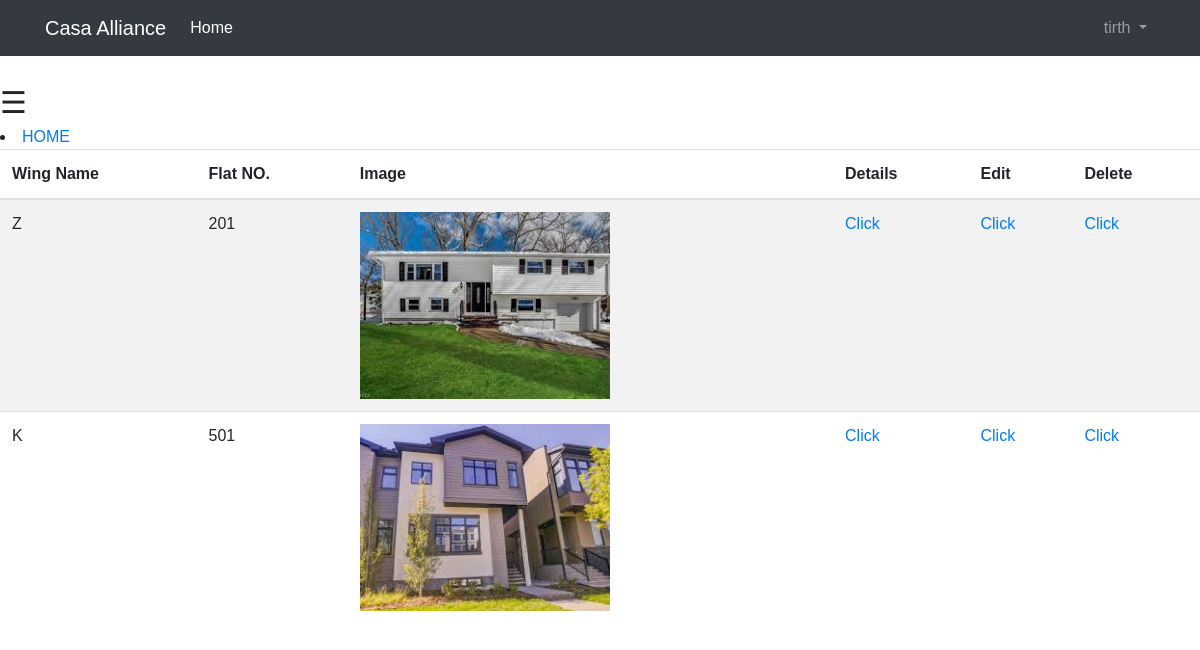
The page /basic_app/property_manage/ (signed in) on the database its author committed.
### basic_app/models.py (models this page shows, shortened)
class Property(models.Model):
    registered_by = models.CharField(max_length=64)
    wing_name = models.CharField(validators=[name_regex], max_length=20)
    flat_no = models.PositiveIntegerField()
    property_for = models.CharField(choices=PROPERTY_FOR, default=1, max_length=64)
    property_type = models.CharField(choices=PROPERTY_TYPE, max_length=64)
    property_BHK = models.PositiveIntegerField(choices=PROPERTY_BHK)
    property_balconies = models.PositiveIntegerField(choices=PROPERTY_BALCONIES)
    property_flor_number = models.PositiveIntegerField(choices=PROPERTY_FLOR_NO)
    property_covered_area = models.PositiveIntegerField()
    property_carpet_area = models.PositiveIntegerField()
    property_price = models.PositiveIntegerField()
    property_owner = models.CharField(validators=[name_regex], max_length=25)
    owner_contact = models.PositiveIntegerField(validators=[mobile_regex])
    mode = models.CharField(choices=MODE, max_length=10)
    property_picture = models.FileField(blank=False)

### basic_app/views.py (the view)
# urls.py: url(r'^property_manage/property_update/(?P<pk>\d+)/$',views.PropertyUpdateView.as_view(),name="property_update"),
@login_required
def property_manage(request):
    if request.user.username == 'sachin':
        obj = models.Property.objects.all()
        if obj:
            return render(request, 'basic_app/property_manage.html', {'list': obj})
        else:
            return HttpResponse('No result found')
    else:
        obj = models.Property.objects.filter(Q(registered_by__icontains=request.user.username))
        if obj:
            return render(request, 'basic_app/property_manage.html', {'list': obj})
        else:
            return HttpResponse('No result found')

### templates/basic_app/property_manage.html
{% extends 'basic_app/base.html' %}
{% block body_block %}
<li><a href="{% url 'basic_app:property_home' %}">HOME</a></li>
    <table class="table table-striped">
  <thead>
    <tr>
      <th>Wing Name</th>
        <th>Flat NO.</th>
      <th>Image</th>
      <th>Details</th>
        <th>Edit</th>
        <th>Delete</th>
    </tr>
  </thead>
    <tbody>
    {% if list %}
    {% for k in list %}
      <tr>
        <td>{{ k.wing_name }}</td>
          <td>{{ k.flat_no }}</td>
          <td><image src = "{{ k.property_picture.url }}" width="250"></image></td>
          <td><a href="{{ k.id }}">Click</a></td>
        <td><a href="{% url 'basic_app:property_update' pk=k.pk %}">Click</a></td>
        <td><a href="{% url 'basic_app:property_delete' pk=k.pk %}">Click</a></td>
      </tr>
    {% endfor %}
    {% endif %}
  </tbody>
</table>
{% endblock %}

### templates/basic_app/base.html (shortened to what this page needs)
<!DOCTYPE html>
<html lang="en">
<head>
    <link rel="stylesheet" href="https://maxcdn.bootstrapcdn.com/bootstrap/4.0.0/css/bootstrap.min.css">
</head>
<body>
  <nav class="navbar navbar-expand-lg navbar-dark bg-dark mb-4">
    <div class="container">
      <a class="navbar-brand" href="{% url 'basic_app:casa_home' %}">Casa Alliance</a>
      <div class="collapse navbar-collapse" id="navbarSupportedContent">
        <ul class="navbar-nav mr-auto">
        <li class="nav-item active">
        {% if  request.user.is_authenticated and not request.user.username == 'watchman'%}
            <a class="nav-link" href="{% url 'basic_app:casa_home' %}">Home <span class="sr-only">(current)</span></a>
        {% endif %}
      </li>
        </ul>
        {% if user.is_authenticated %}
          <ul class="navbar-nav">
            <li class="nav-item dropdown">
              <a class="nav-link dropdown-toggle" href="#" id="navbarDropdown" role="button" data-toggle="dropdown" aria-haspopup="true" aria-expanded="false">
                {{ user.username }}
              </a>
            </li>
          </ul>
        {% else %}
          <form class="form-inline my-2 my-lg-0">
            <a href="{% url 'basic_app:user_login' %}" class="btn btn-outline-secondary">Log in</a>
            <a href="{% url 'basic_app:register' %}" class="btn btn-primary ml-2">Sign up</a>
          </form>
        {% endif %}
      </div>
    </div>
  </nav>
     {% if user.is_authenticated and not request.user.username == 'watchman' %}
        <span style="font-size:30px;cursor:pointer" onclick="openNav()">&#9776;</span>
     {% endif %}
<div>
    {% block body_block %}{% endblock %}
</div>
</body>
</html>

### templates/basic_app/base.html (style rules this page uses)
body { font-family: "proxima-nova-soft", "Proxima Nova Soft", Helvetica, Arial, sans-serif; }

### rows shown on the page
Property: wing_name "Z", flat_no "201", property_picture (picture)
Property: wing_name "K", flat_no "501", property_picture (picture)

### other values the page prints
{{ user.username }} "tirth"
